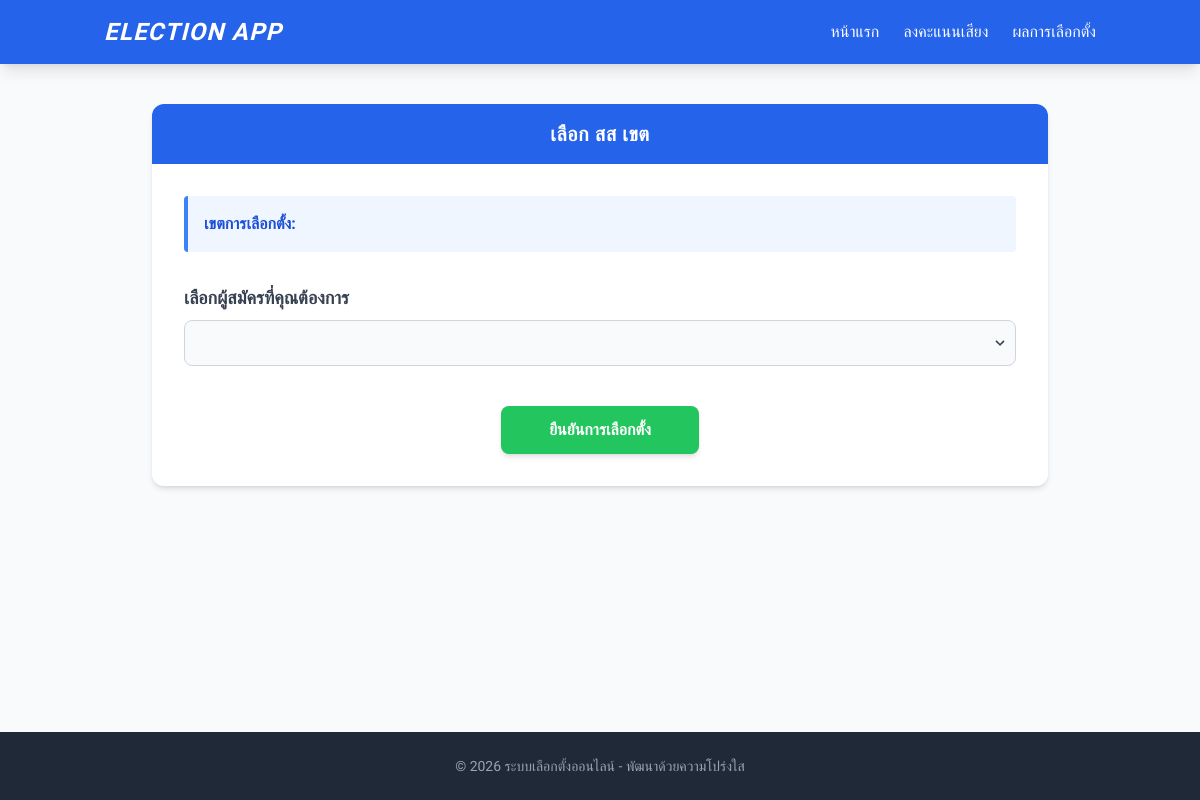
Before: /vote/ with the older database file.
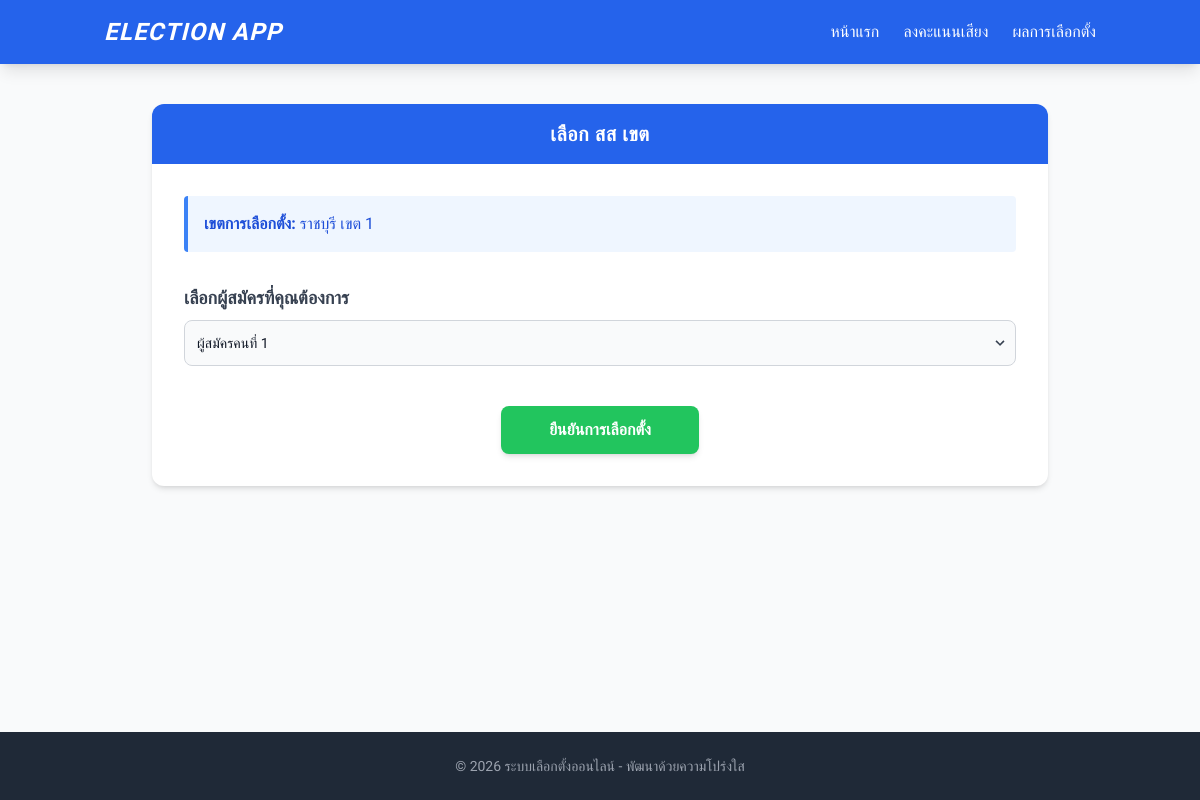
After: the same page with the newer database file.
### election_app/models.py (models this page shows)
class Election(models.Model):
    name = models.CharField(max_length=255)
    date = models.DateField()

### election_app/views.py (the view, shortened to what this page needs)
# urls.py: path('vote/', views.vote, name='vote'),
def vote(request):
    election = Election.objects.first()
    candidates = Candidate.objects.filter(election=election)
    context = {
        'election': election,
        'candidates': candidates
    }
    return render(request, 'vote.html', context)

### election_app/templates/vote.html (shortened to what this page needs)
{% extends 'base.html' %}
{% block content %}
    <div class="bg-white rounded-xl shadow-md overflow-hidden">
        <div class="bg-blue-600 px-6 py-4">
            <h2 class="text-xl font-bold text-white uppercase tracking-wide text-center">เลือก สส เขต</h2>
        </div>
        <div class="p-8">
            <div class="mb-8 p-4 bg-blue-50 border-l-4 border-blue-500 rounded text-blue-700">
                <span class="font-bold">เขตการเลือกตั้ง:</span> {{ election.name }}
            </div>
            <form method="POST" action="" class="space-y-6">
                <div>
                    <label for="id_candidate" class="block text-gray-700 font-semibold mb-2 text-lg">เลือกผู้สมัครที่คุณต้องการ</label>
                    <div class="relative">
                        <select name="candidate" id="id_candidate" class="block w-full bg-gray-50 border border-gray-300 text-gray-900 text-sm rounded-lg focus:ring-blue-500 focus:border-blue-500 p-3 appearance-none">
                            {% for candidate in candidates %}
                                <option value="{{ candidate.id }}">{{ candidate.name }}</option>
                            {% endfor %}
                        </select>
                        <div class="pointer-events-none absolute inset-y-0 right-0 flex items-center px-2 text-gray-700">
                        </div>
                    </div>
                </div>
                <div class="pt-4 text-center">
                    <button type="submit" id="id_confirm_button" class="w-full md:w-auto bg-green-500 hover:bg-green-600 text-white font-bold py-3 px-12 rounded-lg transition duration-300 shadow-md">
                        ยืนยันการเลือกตั้ง
                    </button>
                </div>
            </form>
        </div>
    </div>
{% endblock %}

Changed rows visible on the page:
added Election: name "ราชบุรี เขต 1"
Other visible differences:
form field candidate: (not shown) → "ผู้สมัครคนที่ 1"
